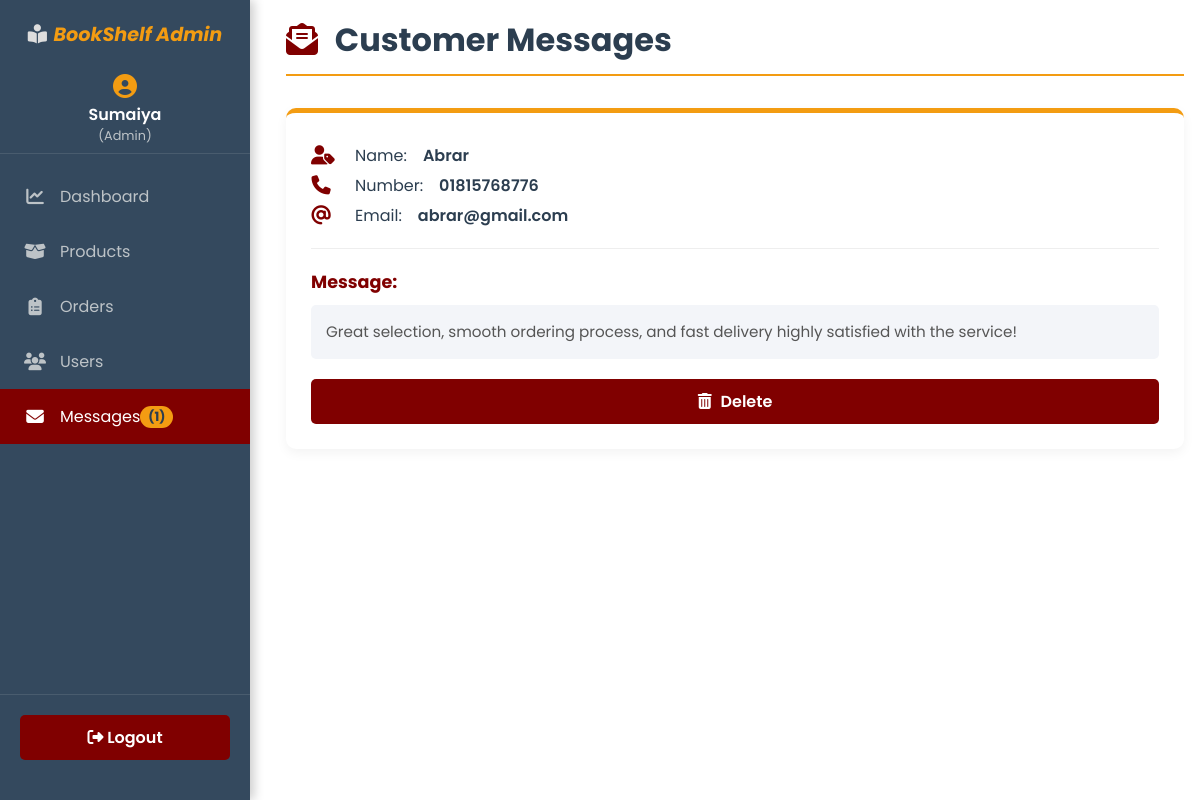
The page /admin_messages.php (signed in) on the database its author committed.
### tables this page shows
CREATE TABLE `message` (
  `id` int(11) NOT NULL,
  `user_id` int(11) NOT NULL,
  `name` varchar(100) NOT NULL,
  `email` varchar(100) NOT NULL,
  `number` varchar(12) NOT NULL,
  `message` varchar(500) NOT NULL
);

### admin_messages.php (the view, shortened to what this page needs)
<?php
include 'config.php';
?>
<!DOCTYPE html>
<html lang="en">
<head>
    <link rel="stylesheet" href="https://cdnjs.cloudflare.com/ajax/libs/font-awesome/6.4.0/css/all.min.css">
    <link rel="stylesheet" href="style.css">
    <link rel="stylesheet" href="admin.css">
</head>
<body class="admin_body">
<div class="admin_wrapper_v15">
    <aside class="sidebar_v15">
        <div class="sidebar_brand">
            <i class="fas fa-book-reader"></i> BookShelf Admin
        </div>
        <div class="user_profile">
            <i class="fas fa-user-circle"></i>
            <p><?php echo $_SESSION['admin_name']; ?> <span>(Admin)</span></p>
        </div>
        <nav class="sidebar_nav">
            <a href="admin_page.php" class="nav_item"><i class="fas fa-chart-line"></i> Dashboard</a>
            <a href="admin_products.php" class="nav_item"><i class="fas fa-box-open"></i> Products</a>
            <a href="admin_orders.php" class="nav_item"><i class="fas fa-clipboard-list"></i> Orders</a>
            <a href="admin_users.php" class="nav_item"><i class="fas fa-users"></i> Users</a>
            <a href="admin_messages.php" class="nav_item active message_count"><i class="fas fa-envelope"></i> Messages <span>(<?php echo mysqli_num_rows(mysqli_query($conn, "SELECT * FROM `message`")); ?>)</span></a>
        </nav>
        <div class="sidebar_footer">
            <a href="logout.php" class="logout_btn_v15"><i class="fas fa-sign-out-alt"></i> Logout</a>
        </div>
    </aside>
    <main class="main_content_v15">
        <h1 class="messages_title_v16"><i class="fas fa-envelope-open-text"></i> Customer Messages</h1>
        <section class="messages_section_v16">
            <div class="messages_container_v16">
                <?php
                $select_msgs=mysqli_query($conn,"SELECT * FROM `message` ORDER BY id DESC") or die('query failed');
                if(mysqli_num_rows($select_msgs)>0){
                    while($fetch_msgs=mysqli_fetch_assoc($select_msgs)){
                ?>
                <div class="message_card_v16">
                    <div class="message_details">
                        <p class="detail_item"><i class="fas fa-user-tag"></i> Name: <span><?php echo $fetch_msgs['name']; ?></span></p>
                        <p class="detail_item"><i class="fas fa-phone"></i> Number: <span><?php echo $fetch_msgs['number']; ?></span></p>
                        <p class="detail_item"><i class="fas fa-at"></i> Email: <span><?php echo $fetch_msgs['email']; ?></span></p>
                    </div>
                    <div class="message_body">
                        <h3>Message:</h3>
                        <p><?php echo $fetch_msgs['message']; ?></p>
                    </div>
                    <a href="admin_messages.php?delete=<?php echo $fetch_msgs['id']; ?>" onclick="return confirm('Are you sure you want to delete this message?');" class="delete_btn_v16"><i class="fas fa-trash-alt"></i> Delete</a>
                </div>
                <?php
                    };
                }
                else{
                    echo '<p class="empty_v16">No new messages yet!</p>';
                }
                ?>
            </div>
        </section>
    </main>
</div>
</body>
</html>

### style.css (style rules this page uses)
* { margin: 0; padding: 0; box-sizing: border-box; font-family: 'Poppins', sans-serif; --maroon: #800000; --gold: #F39C12; --charcoal: #2C3E50; --bg-gray: #F4F6F8; --border-color: #E0E0E0; --primary-maroon: #800000; --accent-gold: #F39C12; --dark-charcoal: #2C3E50; --soft-white: #F9F9F9; --light-gray: #f8f9fa; --background-light: #F9F9F9; --text-dark: #333; --text-light: #FFFFFF; --primary-green:#A52A2A; --secondary-light: #E5E8E8; --text-light: #F0F4F4; --background-white: #FFFFFF; --primary-navy: #154360; --secondary-gold: #F1C40F; --text-dark: #333; --background-light: #FFFFFF; }
.detail_item { display: flex; align-items: center; gap: 1rem; }
.detail_item i { font-size: 1.2rem; color: var(--secondary-light); }
.detail_item span { font-weight: 700; margin-right: 0.5rem; }

### admin.css (style rules this page uses)
:root { --color-maroon: #800000; --color-gold: #F39C12; --color-dark-charcoal: #2C3E50; --color-light-bg: #F3F5F9; --color-sidebar-bg: #34495E; --color-white: #FFFFFF; }
.admin_wrapper_v15 { display: flex; min-height: 100vh; }
.sidebar_v15 { width: 250px; background-color: var(--color-sidebar-bg); color: var(--color-white); padding: 20px 0; box-shadow: 4px 0 10px rgba(0, 0, 0, 0.2); display: flex; flex-direction: column; flex-shrink: 0; position: fixed; height: 100vh; left: 0; top: 0; z-index: 100; }
.sidebar_brand { font-size: 1.2rem; font-weight: 700; font-style: italic; text-align: center; margin-bottom: 17px; padding: 0 20px; color: var(--color-gold); }
.sidebar_brand i { margin-right: 2px; color: #DDD; }
.user_profile { text-align: center; padding: 8px 0; margin-bottom: 15px; border-bottom: 1px solid rgba(255, 255, 255, 0.1); }
.user_profile i { font-size: 1.5rem; color: var(--color-gold); margin-bottom: 2.3px; }
.user_profile p { font-size: 1rem; font-weight: 600; margin: 0; }
.user_profile span { display: block; font-size: 0.8rem; color: #BDC3C7; font-weight: 400; }
.sidebar_nav { flex-grow: 1; }
.nav_item { display: flex; align-items: center; padding: 15px 20px; color: #BDC3C7; text-decoration: none; font-size: 1rem; transition: background-color 0.3s, color 0.3s; }
.nav_item i { font-size: 1.1rem; width: 30px; text-align: center; margin-right: 10px; }
.nav_item:hover, .nav_item.active { background-color: var(--color-maroon); color: var(--color-white); }
.message_count span { background-color: var(--color-gold); color: var(--color-dark-charcoal); justify-content: space-between; padding: 2px 8px; border-radius: 12px; font-size: 0.8rem; font-weight: 700; }
.sidebar_footer { padding: 20px; border-top: 1px solid rgba(255, 255, 255, 0.1); }
.logout_btn_v15 { display: block; text-align: center; padding: 10px; background-color: var(--color-maroon); color: var(--color-white); text-decoration: none; border-radius: 5px; transition: background-color 0.3s; font-weight: 600; }
.main_content_v15 { margin-left: 270px; padding: 1rem; flex-grow: 1; }
.messages_title_v16 { font-size: 2rem; color: var(--color-dark-charcoal); margin-bottom: 2rem; font-weight: 700; border-bottom: 2px solid var(--color-gold); padding-bottom: 10px; }
.messages_title_v16 i { color: var(--color-maroon); margin-right: 10px; }
.messages_container_v16 { display: grid; grid-template-columns: repeat(auto-fit, minmax(350px, 1fr)); gap: 30px; }
.message_card_v16 { background-color: var(--color-white); border-radius: 10px; padding: 25px; box-shadow: 0 4px 12px rgba(0, 0, 0, 0.05); border-top: 5px solid var(--color-gold); transition: box-shadow 0.3s ease; display: flex; flex-direction: column; justify-content: space-between; }
.message_details { margin-bottom: 20px; padding-bottom: 15px; border-bottom: 1px solid #EEE; }
.detail_item { font-size: 1rem; color: var(--color-dark-charcoal); margin: 5px 0; }
.detail_item i { color: var(--color-maroon); margin-right: 8px; width: 20px; text-align: center; }
.detail_item span { font-weight: 600; color: var(--color-dark-charcoal); }
.message_body { flex-grow: 1; margin-bottom: 20px; }
.message_body h3 { font-size: 1.1rem; color: var(--color-maroon); margin-top: 0; margin-bottom: 10px; font-weight: 700; }
.message_body p { font-size: 0.95rem; line-height: 1.6; color: #555; background-color: var(--color-light-bg); padding: 15px; border-radius: 5px; }
.delete_btn_v16 { display: block; width: 100%; text-align: center; padding: 10px; background-color: var(--color-maroon); color: var(--color-white); text-decoration: none; border-radius: 5px; transition: background-color 0.3s; font-weight: 600; }
.delete_btn_v16 i { margin-right: 5px; }

### rows shown on the page
message: name "Abrar", number "01815768776", email "abrar@gmail.com", message "Great selection, smooth ordering process, and fast delivery highly satisfied with the service!"

### other values the page prints
$_SESSION['admin_name'] "Sumaiya"
mysqli_num_rows(mysqli_query($conn, "SELECT * FROM `message`")) "1"
